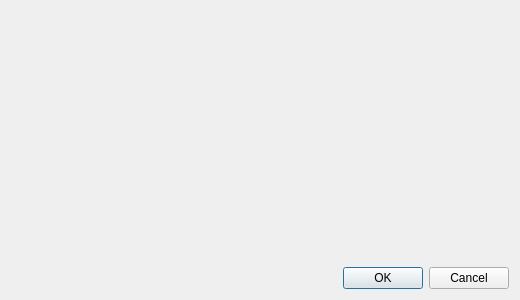
<?xml version="1.0" encoding="UTF-8"?>
<ui version="4.0">
 <class>Dialog_HelloBus</class>
 <widget class="QDialog" name="Dialog_HelloBus">
  <property name="geometry">
   <rect>
    <x>0</x>
    <y>0</y>
    <width>520</width>
    <height>300</height>
   </rect>
  </property>
  <property name="windowTitle">
   <string>哈囉你好嗎？</string>
  </property>
  <layout class="QVBoxLayout" name="verticalLayout">
   <item>
    <widget class="QLabel" name="label_HelloBusPicture">
     <property name="text">
      <string/>
     </property>
     <property name="pixmap">
      <pixmap resource="Resource/helloBus.qrc">:/helloBus/中興幹線.png</pixmap>
     </property>
    </widget>
   </item>
   <item>
    <widget class="QDialogButtonBox" name="buttonBox">
     <property name="orientation">
      <enum>Qt::Horizontal</enum>
     </property>
     <property name="standardButtons">
      <set>QDialogButtonBox::Cancel|QDialogButtonBox::Ok</set>
     </property>
    </widget>
   </item>
  </layout>
 </widget>
 <resources>
  <include location="Resource/helloBus.qrc"/>
 </resources>
 <connections>
  <connection>
   <sender>buttonBox</sender>
   <signal>accepted()</signal>
   <receiver>Dialog_HelloBus</receiver>
   <slot>accept()</slot>
   <hints>
    <hint type="sourcelabel">
     <x>248</x>
     <y>254</y>
    </hint>
    <hint type="destinationlabel">
     <x>157</x>
     <y>274</y>
    </hint>
   </hints>
  </connection>
  <connection>
   <sender>buttonBox</sender>
   <signal>rejected()</signal>
   <receiver>Dialog_HelloBus</receiver>
   <slot>reject()</slot>
   <hints>
    <hint type="sourcelabel">
     <x>316</x>
     <y>260</y>
    </hint>
    <hint type="destinationlabel">
     <x>286</x>
     <y>274</y>
    </hint>
   </hints>
  </connection>
 </connections>
</ui>
